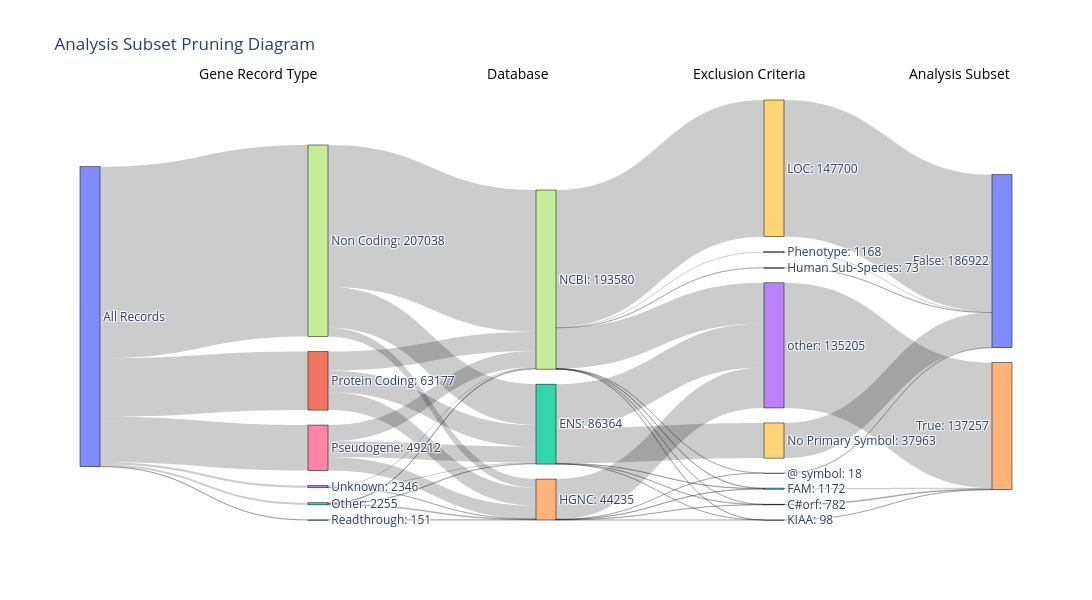

Here is the notebook cell this chart was saved with:
### Code cell
fig = go.Figure(data=[go.Sankey(
    arrangement="snap",  # optional: controls node layout
    node=dict(
        pad=15,
        thickness=20,
        line=dict(color="black", width=0.5),
        label=labels,  # the unique values from all columns
    ),
    link=dict(
        source=sources,  # indices in 'labels' list
        target=targets,
        value=values
    )
)])
# Add custom stage labels (these correspond to your 'cols')
stage_labels = ["", "Gene Record Type", "Database", "Exclusion Criteria", "Analysis Subset"]
num_stages = len(stage_labels)

# Estimate x positions for each stage (spread evenly)
x_positions = [i / (num_stages - 1) for i in range(num_stages)]

# Manual adjustments
x_positions[1] *= 0.5
x_positions[2] -= 0.03  
x_positions[3] += 0.03  

label_y_pos = 1.09
from collections import defaultdict

# Step 1: Get total incoming values per node
node_values = defaultdict(float)
for s, t, v in zip(sources, targets, values):
    node_values[t] += v

# Step 2: Update labels with values
updated_labels = []
for i, label in enumerate(labels):
    value = node_values.get(i, None)
    if value is not None:
        updated_labels.append(f"{label}: {int(value)}")
    else:
        updated_labels.append(label)

# Step 3: Use updated labels in the Sankey
fig = go.Figure(data=[go.Sankey(
    arrangement="snap",
    node=dict(
        pad=15,
        thickness=20,
        line=dict(color="black", width=0.5),
        label=updated_labels,  # updated labels WITH values
    ),
    link=dict(
        source=sources,
        target=targets,
        value=values
    )
)])

for i, label in enumerate(stage_labels):
    if label:  # skip empty labels if any
        fig.add_annotation(
            x=x_positions[i],
            y=label_y_pos,
            text=label,
            showarrow=False,
            font=dict(size=14, color="black"),
            xref="paper",
            yref="paper"
        )

fig.update_layout(
    title_text="Analysis Subset Pruning Diagram",
    font_size=12,
    width=1200,
    height=600,
    autosize=False,
)
fig.show()

### Figure 1 — Plotly figure (JSON) as saved in the notebook; plotly's stock layout.template omitted (floating-point values rounded to 4 significant figures)
{"data": [{"arrangement": "snap", "link": {"source": [0, 0, 0, 0, 0, 0, 7, 7, 7, 12, 12, 12, 1, 1, 1, 6, 6, 6, 15, 13, 13, 13, 2, 2, 2, 2, 2, 14, 14, 14, 14, 14, 17, 17, 17, 17, 17, 17, 17, 17, 16, 8, 5, 20, 11, 19, 9, 18, 3], "target": [7, 12, 1, 6, 15, 13, 2, 14, 17, 2, 14, 17, 2, 14, 17, 2, 14, 17, 14, 2, 14, 17, 8, 5, 11, 9, 3, 16, 8, 5, 11, 3, 16, 8, 5, 20, 11, 19, 18, 3, 10, 4, 4, 10, 4, 10, 10, 10, 4], "value": [207038, 2255, 63177, 49212, 151, 2346, 44134, 9464, 153440, 626, 784, 845, 23262, 19294, 20621, 17258, 14471, 17483, 151, 1084, 71, 1191, 288, 430, 33, 37963, 47650, 7, 246, 371, 32, 43579, 11, 248, 371, 73, 33, 147700, 1168, 43976, 18, 782, 1172, 73, 98, 147700, 37963, 1168, 135205]}, "node": {"label": ["All Records", "Protein Coding: 63177", "ENS: 86364", "other: 135205", "True: 137257", "FAM: 1172", "Pseudogene: 49212", "Non Coding: 207038", "C#orf: 782", "No Primary Symbol: 37963", "False: 186922", "KIAA: 98", "Other: 2255", "Unknown: 2346", "HGNC: 44235", "Readthrough: 151", "@ symbol: 18", "NCBI: 193580", "Phenotype: 1168", "LOC: 147700", "Human Sub-Species: 73"], "line": {"color": "black", "width": 0.5}, "pad": 15, "thickness": 20}, "type": "sankey"}], "layout": {"annotations": [{"font": {"color": "black", "size": 14}, "showarrow": false, "text": "Gene Record Type", "x": 0.125, "xref": "paper", "y": 1.09, "yref": "paper"}, {"font": {"color": "black", "size": 14}, "showarrow": false, "text": "Database", "x": 0.47, "xref": "paper", "y": 1.09, "yref": "paper"}, {"font": {"color": "black", "size": 14}, "showarrow": false, "text": "Exclusion Criteria", "x": 0.78, "xref": "paper", "y": 1.09, "yref": "paper"}, {"font": {"color": "black", "size": 14}, "showarrow": false, "text": "Analysis Subset", "x": 1, "xref": "paper", "y": 1.09, "yref": "paper"}], "autosize": false, "font": {"size": 12}, "height": 600, "title": {"text": "Analysis Subset Pruning Diagram"}, "width": 1200}}
